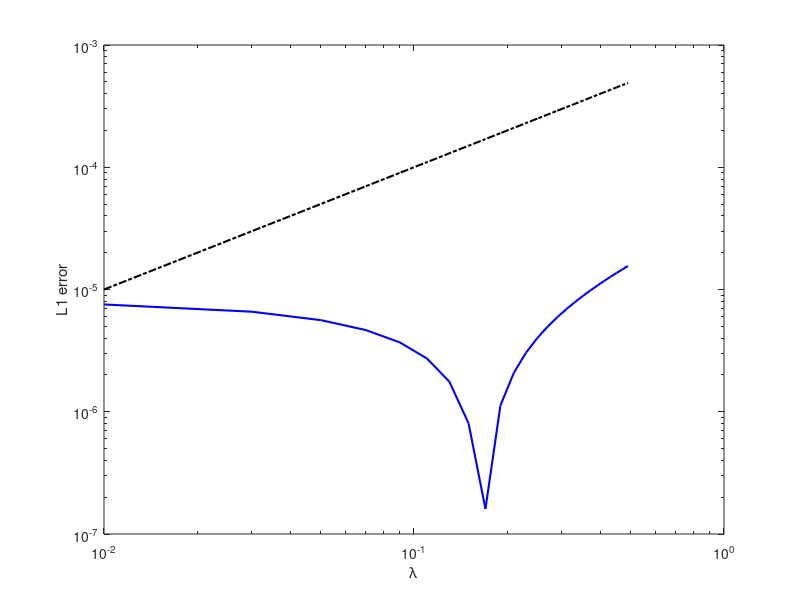

This chart was generated by the following MATLAB code:
clear all; close all;

%% Accuracy in time

Nx = 100;
xvals = linspace(0,1,Nx+1)'; %Nx+1 points
dx = xvals(2)-xvals(1);

%lambdavals = 0.1:0.02:10; %dt = lambda*dx for b. Euler
lambdavals = 0.01:0.02:0.5; %dt = lambda*dx^2 for f. Euler
errvals = zeros(numel(lambdavals),1);

Tf = 0.3;

for k = 1:numel(lambdavals)
    dt = lambdavals(k)*dx^2
    tvals = 0:dt:Tf;
    if tvals(end) ~= Tf
        tvals = [tvals, Tf];
    end
    Nt = numel(tvals);

    u = sin(pi*xvals); %IC

    u = u(2:end-1); %only on interior nodes bc Dirichlet BCs
    
    Dxx = (1/dx^2)*gallery('tridiag',Nx-1,1,-2,1);

    for n = 2:Nt
        dtn = tvals(n) - tvals(n-1);
        %u = (eye(Nx-1) - dtn*Dxx)\u; %b. Euler
        u = u + dtn*Dxx*u; %f. Euler
    end
    u = [0;u;0]; %bring BCs back in
    exact = exp(-pi^2*Tf)*sin(pi*xvals);
    errvals(k) = dx*sum(abs(u - exact)); %L1 norm
end


figure(1);clf;loglog(lambdavals,errvals,'b-','linewidth',1.5);
hold on;loglog(lambdavals,0.001*lambdavals.^1,'black-.','linewidth',1.5);
xlabel('\lambda');ylabel('L1 error');


%% Convergence under spatial mesh refinement
clear all;

Nxvals = [40,80,160,320];
errvals = zeros(numel(Nxvals),1);

for k = 1:numel(Nxvals)
    Nx = Nxvals(k);
    xvals = linspace(0,1,Nx+1)'; %Nx+1 points
    dx = xvals(2)-xvals(1);
    
    lambda = 3;%0.3; %dt = lambda*dx^2 for f. Euler
    dt = lambda*dx;
    Tf = 0.3;
    tvals = 0:dt:Tf;
    if tvals(end) ~= Tf
        tvals = [tvals, Tf];
    end
    Nt = numel(tvals);

    u = sin(pi*xvals); %IC

    u = u(2:end-1); %only on interior nodes bc Dirichlet BCs
    
    Dxx = (1/dx^2)*gallery('tridiag',Nx-1,1,-2,1);

    for n = 2:Nt
        dtn = tvals(n) - tvals(n-1);
        u = (eye(Nx-1) - dtn*Dxx)\u; %b. Euler
        %u = u + dtn*Dxx*u; %f. Euler
    end
    u = [0;u;0]; %bring BCs back in
    exact = exp(-pi^2*Tf)*sin(pi*xvals);
    errvals(k) = dx*sum(abs(u - exact)); %L1 norm
end

disp('Order = ')
disp(log2(errvals(1:end-1)./errvals(2:end)))



